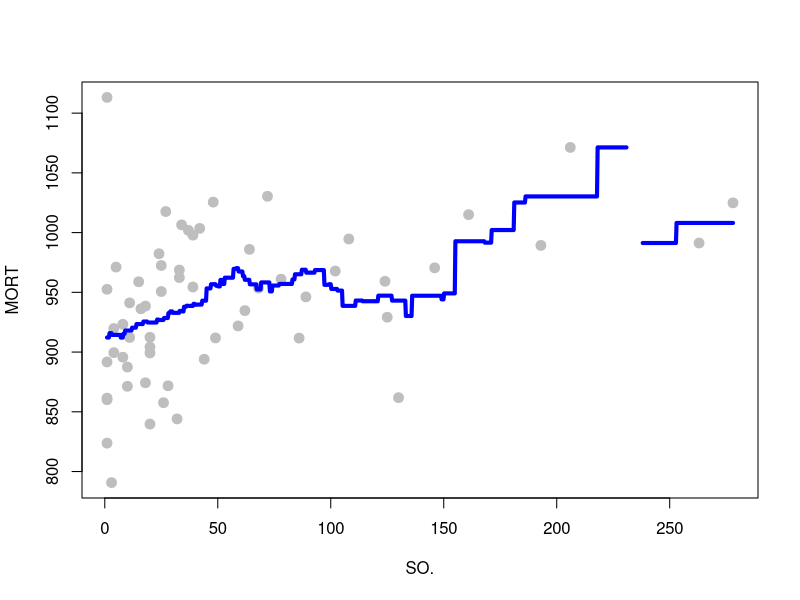
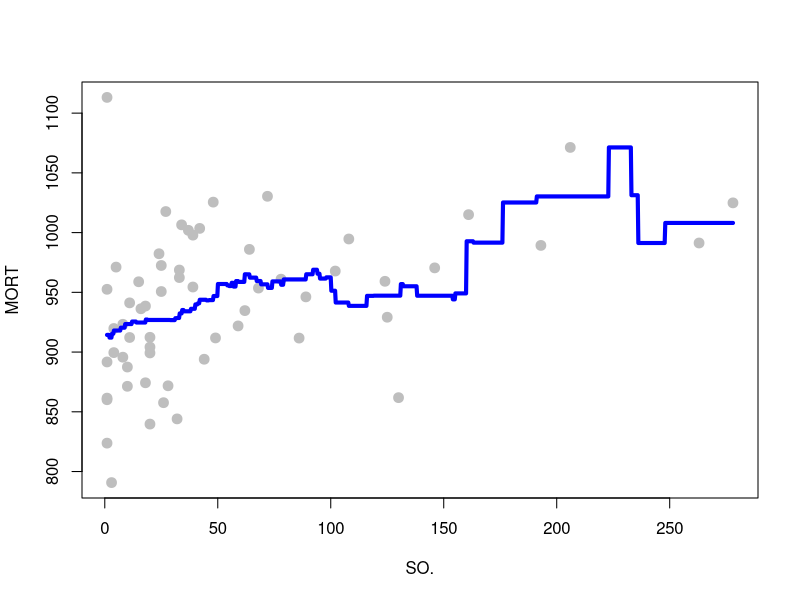
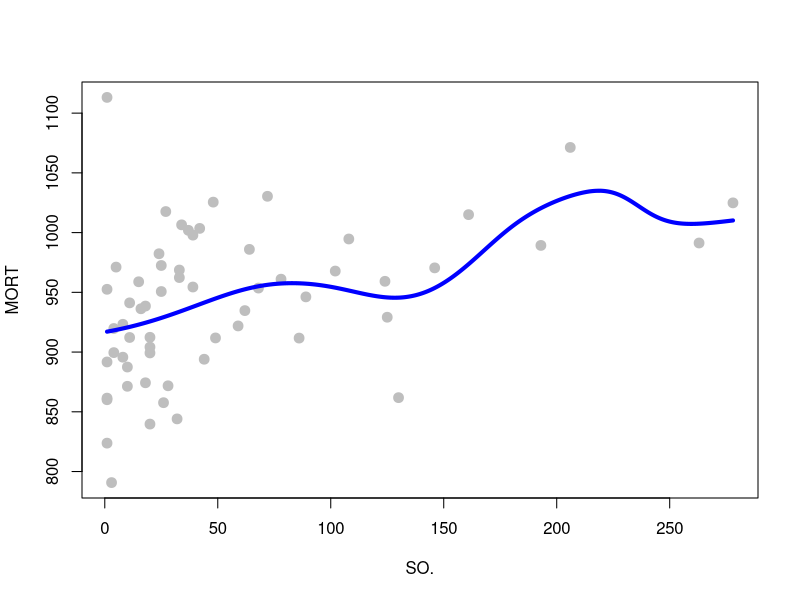

R code for these plots, in order: (Note: this script raises an error after producing the figures.)
## ---- chunk 1
knitr::opts_chunk$set(echo = TRUE)
## ---- chunk 2
dat <- read.table('../Lecture1/rutgers-lib-30861_CSV-1.csv', header=TRUE, sep=',')
library(KernSmooth)
x <- dat$SO.
y <- dat$MORT
h <- 50
a <- ksmooth(x=x, y=y, kernel='box', bandwidth=h, n.points=1000)
plot(y ~ x, pch=19, col='gray', cex=1.3, xlab='SO.', ylab='MORT')
lines(a$x, a$y, lwd=4, col='blue')
## ---- chunk 3
h <- 60
a <- ksmooth(x=x, y=y, kernel='box', bandwidth=h, n.points=1000)
plot(y ~ x, pch=19, col='gray', cex=1.3, xlab='SO.', ylab='MORT')
lines(a$x, a$y, lwd=4, col='blue')
## ---- chunk 4
h <- 60
a <- ksmooth(x=x, y=y, kernel='normal', bandwidth=h, n.points=1000)
plot(y ~ x, pch=19, col='gray', cex=1.3, xlab='SO.', ylab='MORT')
lines(a$x, a$y, lwd=4, col='blue')
## ---- chunk 5
data(ethanol, package='SemiPar')
# local constant
span <- .4
b0 <- loess(NOx ~ E, data=ethanol, span=span, degree=0, family='gaussian')
plot(NOx ~ E, data=ethanol, pch=19, col='gray', cex=1.3, xlab='SO.', ylab='MORT')
tmp <- order(b0$x)
lines(b0$x[tmp], b0$fitted[tmp], lwd=4, col='blue')

# local linear
span <- .4
b1 <- loess(NOx ~ E, data=ethanol, span=span, degree=1, family='gaussian')
plot(NOx ~ E, data=ethanol, pch=19, col='gray', cex=1.3, xlab='SO.', ylab='MORT')
tmp <- order(b1$x)
lines(b1$x[tmp], b1$fitted[tmp], lwd=4, col='red')



span <- .4
b1 <- loess(NOx ~ E, data=ethanol, span=span, degree=1, family='gaussian')
plot(NOx ~ E, data=ethanol, pch=19, col='gray', cex=1.3, xlab='SO.', ylab='MORT')
tmp <- order(b1$x)
lines(b0$x[tmp], b0$fitted[tmp], lwd=4, col='blue')
lines(b1$x[tmp], b1$fitted[tmp], lwd=4, col='red')

# local quad
span <- .4
b2 <- loess(NOx ~ E, data=ethanol, span=span, degree=2, family='gaussian')
plot(NOx ~ E, data=ethanol, pch=19, col='gray', cex=1.3, xlab='SO.', ylab='MORT')
tmp <- order(b2$x)
lines(b1$x[tmp], b1$fitted[tmp], lwd=4, col='red')
lines(b2$x[tmp], b2$fitted[tmp], lwd=4, col='springgreen3')
## ---- chunk 6
data(ethanol, package='SemiPar')

tmp <- loess(NOx ~ E, data=ethanol, span = .05, degree=1, family='gaussian')
plot(NOx ~ E, data=ethanol, pch=19, col='gray', cex=1.5)
# artificial grid of values to show predictions for the plot
prs <- with(ethanol, seq(min(E), max(E), length=1000))
lines(predict(tmp, newdata=prs) ~ prs, data=ethanol, lwd=4, col='steelblue')
## ---- chunk 7
tmp <- loess(NOx ~ E, data=ethanol, span = .25, degree=1, family='gaussian')
plot(NOx ~ E, data=ethanol, pch=19, col='gray', cex=1.5)
lines(predict(tmp, newdata=prs) ~ prs, data=ethanol, lwd=4, col='hotpink')
tmp <- loess(NOx ~ E, data=ethanol, span = .5, degree=1, family='gaussian')
plot(NOx ~ E, data=ethanol, pch=19, col='gray', cex=1.5)
lines(predict(tmp, newdata=prs) ~ prs, data=ethanol, lwd=4, col='hotpink')
## ---- chunk 8
tmp <- loess(NOx ~ E, data=ethanol, span = .5, degree=2, family='gaussian')
plot(NOx ~ E, data=ethanol, pch=19, col='gray', cex=1.5)
lines(predict(tmp, newdata=prs) ~ prs, data=ethanol, lwd=4, col='blue')
## ---- chunk 9
tmp <- loess(NOx ~ E, data=ethanol, span = .2, degree=2, family='gaussian')
plot(NOx ~ E, data=ethanol, pch=19, col='gray', cex=1.5)
lines(predict(tmp)[order(E)] ~ sort(E), data=ethanol, lwd=4, col='steelblue')
lines(predict(tmp, newdata=prs) ~ prs, data=ethanol, lwd=2, col='red2')
